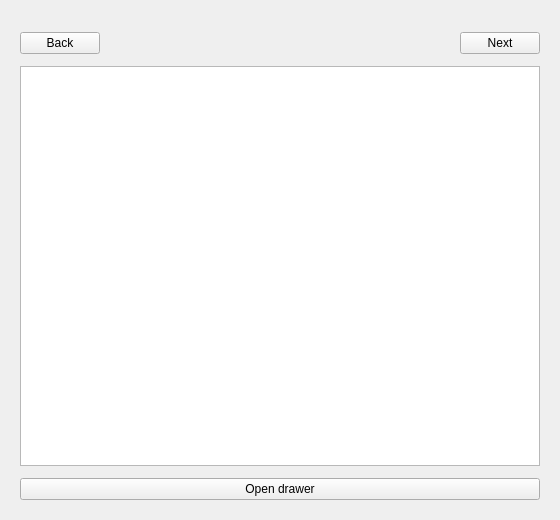
<?xml version='1.0' encoding='utf-8'?>
<ui version="4.0">
 <class>MainWindow</class>
 <widget class="QMainWindow" name="MainWindow">
  <property name="geometry">
   <rect>
    <x>0</x>
    <y>0</y>
    <width>560</width>
    <height>520</height>
   </rect>
  </property>
  <property name="windowTitle">
   <string>Tree / Drawer / Stepper</string>
  </property>
  <widget class="QWidget" name="centralwidget">
   <layout class="QVBoxLayout" name="rootLayout">
    <property name="spacing">
     <number>12</number>
    </property>
    <property name="leftMargin">
     <number>20</number>
    </property>
    <property name="topMargin">
     <number>20</number>
    </property>
    <property name="rightMargin">
     <number>20</number>
    </property>
    <property name="bottomMargin">
     <number>20</number>
    </property>
    <item>
     <widget class="QCustomStepper" name="stepper" native="true" />
    </item>
    <item>
     <layout class="QHBoxLayout" name="navRow">
      <item>
       <widget class="QCustomQPushButton" name="backBtn">
        <property name="text">
         <string>Back</string>
        </property>
        <property name="variant" stdset="0">
         <string>outline</string>
        </property>
       </widget>
      </item>
      <item>
       <spacer name="navSpacer">
        <property name="orientation">
         <enum>Qt::Horizontal</enum>
        </property>
        <property name="sizeHint" stdset="0">
         <size>
          <width>40</width>
          <height>20</height>
         </size>
        </property>
       </spacer>
      </item>
      <item>
       <widget class="QCustomQPushButton" name="nextBtn">
        <property name="text">
         <string>Next</string>
        </property>
        <property name="variant" stdset="0">
         <string>primary</string>
        </property>
       </widget>
      </item>
     </layout>
    </item>
    <item>
     <widget class="QCustomTreeWidget" name="tree">
      <attribute name="headerVisible">
       <bool>false</bool>
      </attribute>
      <column>
       <property name="text">
        <string notr="true">1</string>
       </property>
      </column>
     </widget>
    </item>
    <item>
     <widget class="QCustomQPushButton" name="openDrawerBtn">
      <property name="text">
       <string>Open drawer</string>
      </property>
      <property name="variant" stdset="0">
       <string>secondary</string>
      </property>
     </widget>
    </item>
   </layout>
  </widget>
 </widget>
 <customwidgets>
  <customwidget>
   <class>QCustomStepper</class>
   <extends>QWidget</extends>
   <header>Custom_Widgets.QCustomStepper</header>
   <container>1</container>
  </customwidget>
  <customwidget>
   <class>QCustomTreeWidget</class>
   <extends>QTreeWidget</extends>
   <header>Custom_Widgets.QCustomTreeWidget</header>
  </customwidget>
  <customwidget>
   <class>QCustomQPushButton</class>
   <extends>QPushButton</extends>
   <header>Custom_Widgets.QCustomQPushButton</header>
  </customwidget>
 <customwidget><class>QPushButton</class><extends>QPushButton</extends><header location="global">Custom_Widgets.Theme.h</header><container>1</container></customwidget><customwidget><class>QLabel</class><extends>QLabel</extends><header location="global">Custom_Widgets.Theme.h</header><container>1</container></customwidget></customwidgets>
 <connections />
</ui>
